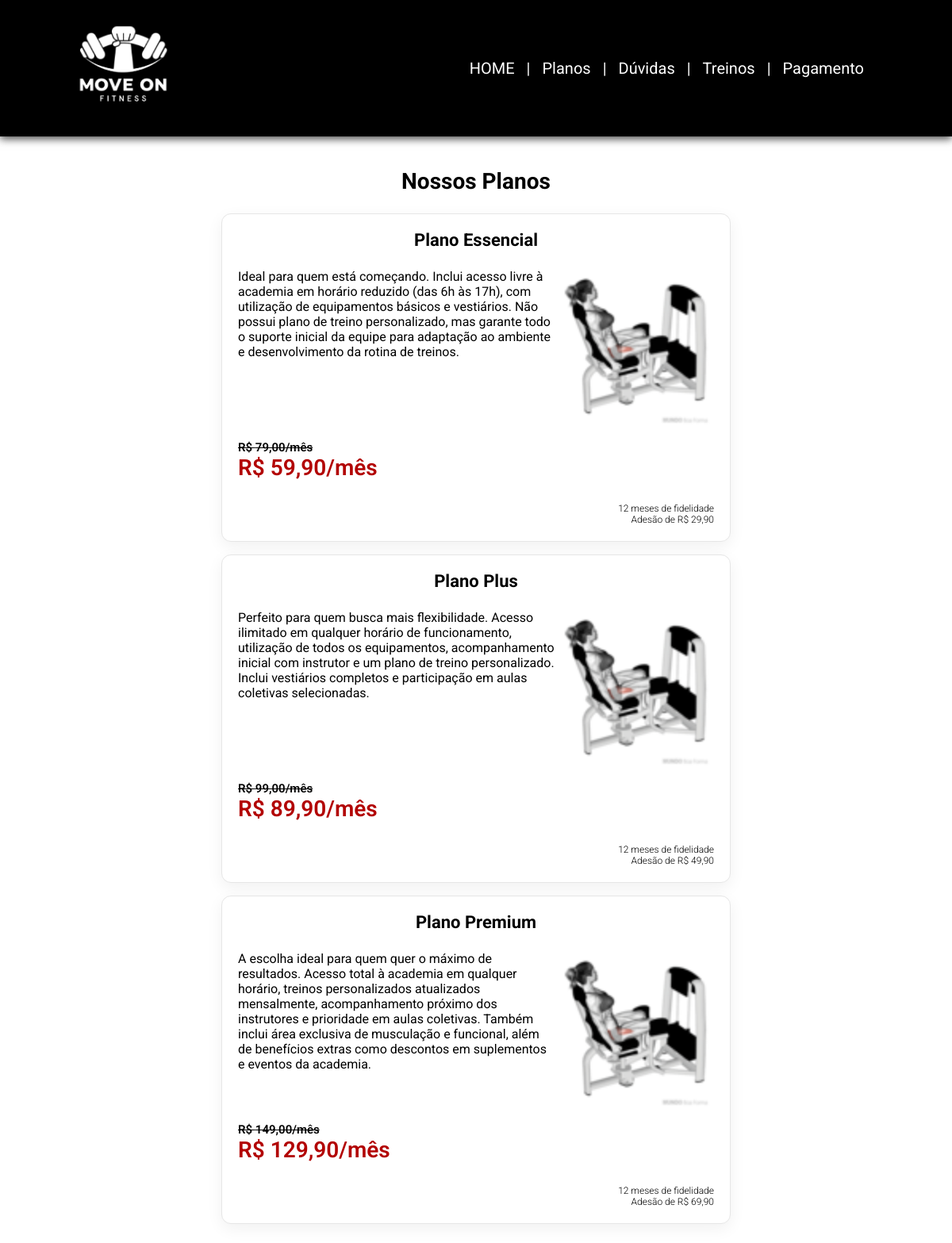
/View/Plans.php (signed in), run on the app's committed database.
### tables this page shows
CREATE TABLE `planos` (
  `id` int(11) NOT NULL,
  `nome_plano` varchar(100) NOT NULL,
  `valor_mensal` decimal(10,2) NOT NULL,
  `valor_plano_antes_desconto` decimal(5,2) NOT NULL,
  `valor_adesao` decimal(5,2) NOT NULL,
  `descricao` text NOT NULL
);

### View/Plans.php (the view, shortened to what this page needs)
<?php
$pdo = include __DIR__ . '/../Config.php';
$planos = [];
try {
    if ($pdo) {
        $stmt = $pdo->query("SELECT * FROM planos ORDER BY valor_mensal ASC, id ASC");
        $planos = $stmt->fetchAll(PDO::FETCH_ASSOC);
    }
} catch (Throwable $e) {
    $planos = [];
}
?>
<!DOCTYPE html>
<html lang="pt-BR">
<head>
    <link rel="stylesheet" href="css/style.css">
</head>
<body>
    <header>
        <nav class="nav-bar">
            <div class="logo">
                <a href=""> <img src="IMG/logo.svg" alt="" class="logo-img"></a>
            </div>
            <div class="nav-list">
                <ul>
                    <li class="nav-item"> <a href="" class="nav-link">HOME</a></li>
                    <li>
                        <p>|</p>
                    </li>
                    <li class="nav-item"> <a href="" class="nav-link">Planos</a></li>
                    <li>
                        <p>|</p>
                    </li>
                    <li class="nav-item"> <a href="" class="nav-link">Dúvidas</a></li>
                    <li>
                        <p>|</p>
                    </li>
                    <li class="nav-item"> <a href="" class="nav-link">Treinos</a></li>
                    <li>
                        <p>|</p>
                    </li>
                    <li class="nav-item"> <a href="" class="nav-link">Pagamento</a></li>
                </ul>
            </div>
        </nav>
    </header>
<div class="container">
    <section id="plans-section">
        <h2>Nossos Planos</h2>
        <div class="pla3ns-container">
            <?php if (!empty($planos)): ?>
                <?php foreach ($planos as $pl): ?>
                    <div class="plan-card" onclick="selectPlan('<?= (int)$pl['id'] ?>')">
                        <h3><?= htmlspecialchars($pl['nome_plano']) ?></h3>
                        <div class="subcard">
                            <p><?= htmlspecialchars($pl['descricao'])?></p>
                            <img src="IMG/exercicios/thumb/abdutora.png" alt="">
                        </div>
                        <div>
                            <div class="pricedesconto">R$ <?= number_format((float)$pl['valor_plano_antes_desconto'], 2, ',', '.') ?>/mês</div>
                            <div class="price">R$ <?= number_format((float)$pl['valor_mensal'], 2, ',', '.') ?>/mês</div>
                        </div>
                        <p class="adesao">
                            12 meses de fidelidade <br>
                            Adesão de R$ <?=number_format((float)$pl['valor_adesao'], 2, ',', '.')?>
                        </p>
                    </div>
                <?php endforeach; ?>
            <?php endif; ?>
        </div>
    </section>
</div>
</body>
</html>

### View/css/style.css (style rules this page uses)
* { padding: 0; margin: 0; font-family: 'Roboto'; }
body { background-color: rgb(255, 255, 255); font-family: 'Roboto'; }
header { background-color: black; box-shadow: 0px 3px 10px #464646; }
.nav-bar { display: flex; justify-content: space-between; padding: 1.5rem 6rem; }
.logo { display: flex; align-items: center; }
.logo-img { width: 120px; }
.nav-list { display: flex; align-items: center; }
.nav-list ul { display: flex; justify-content: center; list-style: none; }
.nav-item { margin: 0 15px; }
.nav-link { text-decoration: none; font-size: 20px; color: white; }
li p { font-size: 20px; color: white; }
.container { max-width: 1100px; margin: 0 auto; padding: 0 16px; }
#plans-section { padding: 40px 0 24px; }
#plans-section h2 { text-align: center; font-size: 28px; margin-bottom: 24px; }
.pla3ns-container { display: flex; flex-direction: column; gap: 1rem; align-items: center; }
.plan-card { background: #ffffff; border: 1px solid #e6e6e6; border-radius: 12px; padding: 20px; box-shadow: 0 6px 20px rgba(0,0,0,0.06); transition: transform .15s ease, box-shadow .15s ease; display: flex; flex-direction: column; gap: 1rem; cursor:pointer; max-width: 600px; }
.plan-card h3 { font-size: 22px; margin-bottom: 8px; text-align: center; }
.plan-card .subcard { display: flex; flex-direction: row; text-align: left; }
.subcard img { height: 200px; aspect-ratio: 1/1; }
.price { font-size: 1.75em; font-weight: 600; color: #B20000; margin-bottom: 12px; }
.plan-card .adesao { font-weight: 300; text-align: right; font-size: 0.75em; }
.pricedesconto { font-size: 15px; font-weight: 600; color: #000000; text-decoration: line-through; }

### data on the page
planos: nome_plano "Plano Essencial", descricao "Ideal para quem está começando. Inclui acesso livre à academia em horário reduzido (das 6h às 17h), com utilização de equipamentos básicos e vestiários. Não possui plano de treino personalizado, mas garante todo o suporte inicial da equipe para adaptação ao ambiente e desenvolvimento da rotina de treinos.", valor_plano_antes_desconto "79,00", valor_mensal "59,90", valor_adesao "29,90"
planos: nome_plano "Plano Plus", descricao "Perfeito para quem busca mais flexibilidade. Acesso ilimitado em qualquer horário de funcionamento, utilização de todos os equipamentos, acompanhamento inicial com instrutor e um plano de treino personalizado. Inclui vestiários completos e participação em aulas coletivas selecionadas.", valor_plano_antes_desconto "99,00", valor_mensal "89,90", valor_adesao "49,90"
planos: nome_plano "Plano Premium", descricao "A escolha ideal para quem quer o máximo de resultados. Acesso total à academia em qualquer horário, treinos personalizados atualizados mensalmente, acompanhamento próximo dos instrutores e prioridade em aulas coletivas. Também inclui área exclusiva de musculação e funcional, além de benefícios extras como descontos em suplementos e eventos da academia.", valor_plano_antes_desconto "149,00", valor_mensal "129,90", valor_adesao "69,90"
